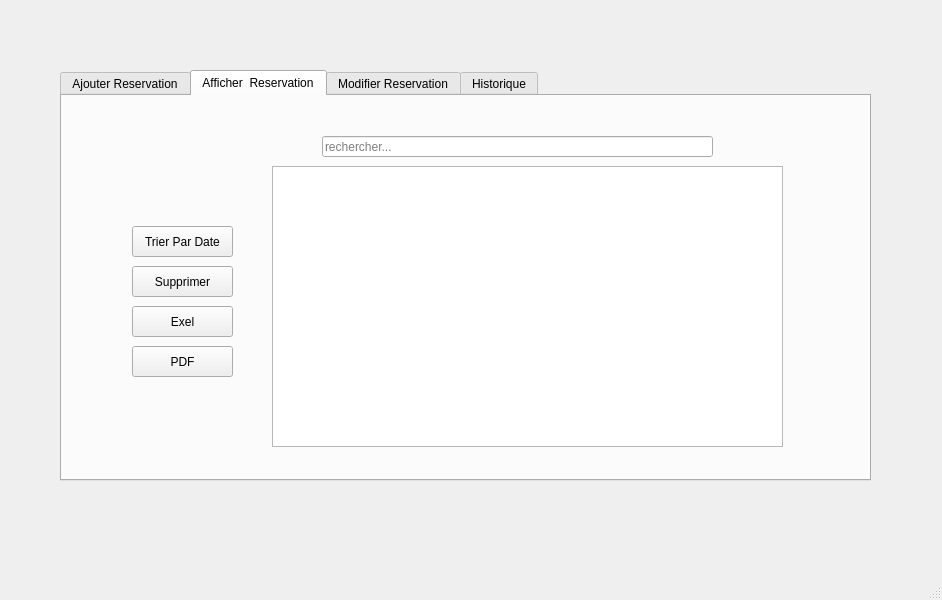
<?xml version="1.0" encoding="UTF-8"?>
<ui version="4.0">
 <class>MainWindow</class>
 <widget class="QMainWindow" name="MainWindow">
  <property name="geometry">
   <rect>
    <x>0</x>
    <y>0</y>
    <width>942</width>
    <height>600</height>
   </rect>
  </property>
  <property name="windowTitle">
   <string>MainWindow</string>
  </property>
  <widget class="QWidget" name="centralwidget">
   <widget class="QTabWidget" name="tabWidget_2">
    <property name="geometry">
     <rect>
      <x>60</x>
      <y>70</y>
      <width>811</width>
      <height>411</height>
     </rect>
    </property>
    <property name="styleSheet">
     <string notr="true"/>
    </property>
    <property name="currentIndex">
     <number>1</number>
    </property>
    <widget class="QWidget" name="tab_5">
     <attribute name="title">
      <string>Ajouter Reservation</string>
     </attribute>
     <widget class="QGroupBox" name="groupBox_3">
      <property name="geometry">
       <rect>
        <x>90</x>
        <y>40</y>
        <width>541</width>
        <height>261</height>
       </rect>
      </property>
      <property name="styleSheet">
       <string notr="true"/>
      </property>
      <property name="title">
       <string>Formulaire d'Ajout </string>
      </property>
      <widget class="QLineEdit" name="le_code">
       <property name="geometry">
        <rect>
         <x>130</x>
         <y>40</y>
         <width>151</width>
         <height>21</height>
        </rect>
       </property>
       <property name="styleSheet">
        <string notr="true"/>
       </property>
      </widget>
      <widget class="QLineEdit" name="le_cin">
       <property name="geometry">
        <rect>
         <x>130</x>
         <y>80</y>
         <width>151</width>
         <height>20</height>
        </rect>
       </property>
       <property name="styleSheet">
        <string notr="true"/>
       </property>
      </widget>
      <widget class="QPushButton" name="pushButton_4">
       <property name="geometry">
        <rect>
         <x>330</x>
         <y>120</y>
         <width>111</width>
         <height>23</height>
        </rect>
       </property>
       <property name="styleSheet">
        <string notr="true"/>
       </property>
       <property name="text">
        <string>Ajouter</string>
       </property>
      </widget>
      <widget class="QLabel" name="label_25">
       <property name="geometry">
        <rect>
         <x>50</x>
         <y>40</y>
         <width>71</width>
         <height>16</height>
        </rect>
       </property>
       <property name="styleSheet">
        <string notr="true">font: 75 12pt &quot;Segoe UI&quot;;</string>
       </property>
       <property name="text">
        <string>Code_Res</string>
       </property>
      </widget>
      <widget class="QLabel" name="label_26">
       <property name="geometry">
        <rect>
         <x>80</x>
         <y>80</y>
         <width>47</width>
         <height>14</height>
        </rect>
       </property>
       <property name="styleSheet">
        <string notr="true">font: 75 12pt &quot;Segoe UI&quot;;</string>
       </property>
       <property name="text">
        <string>CIN</string>
       </property>
      </widget>
      <widget class="QLabel" name="label_27">
       <property name="geometry">
        <rect>
         <x>46</x>
         <y>120</y>
         <width>71</width>
         <height>20</height>
        </rect>
       </property>
       <property name="styleSheet">
        <string notr="true">font: 75 12pt &quot;Segoe UI&quot;;</string>
       </property>
       <property name="text">
        <string>Date Res</string>
       </property>
      </widget>
      <widget class="QLabel" name="label_28">
       <property name="geometry">
        <rect>
         <x>50</x>
         <y>200</y>
         <width>61</width>
         <height>16</height>
        </rect>
       </property>
       <property name="styleSheet">
        <string notr="true">font: 75 12pt &quot;Segoe UI&quot;;</string>
       </property>
       <property name="text">
        <string>Service</string>
       </property>
      </widget>
      <widget class="QLabel" name="label_39">
       <property name="geometry">
        <rect>
         <x>46</x>
         <y>160</y>
         <width>71</width>
         <height>20</height>
        </rect>
       </property>
       <property name="styleSheet">
        <string notr="true">font: 75 12pt &quot;Segoe UI&quot;;</string>
       </property>
       <property name="text">
        <string>Heure Res</string>
       </property>
      </widget>
      <widget class="QLineEdit" name="le_heur">
       <property name="geometry">
        <rect>
         <x>130</x>
         <y>160</y>
         <width>151</width>
         <height>20</height>
        </rect>
       </property>
       <property name="styleSheet">
        <string notr="true"/>
       </property>
      </widget>
      <widget class="QComboBox" name="comboBox">
       <property name="geometry">
        <rect>
         <x>130</x>
         <y>200</y>
         <width>151</width>
         <height>22</height>
        </rect>
       </property>
       <item>
        <property name="text">
         <string>a</string>
        </property>
       </item>
       <item>
        <property name="text">
         <string>b</string>
        </property>
       </item>
       <item>
        <property name="text">
         <string>c</string>
        </property>
       </item>
       <item>
        <property name="text">
         <string>d</string>
        </property>
       </item>
      </widget>
      <widget class="QDateEdit" name="le_date">
       <property name="geometry">
        <rect>
         <x>130</x>
         <y>120</y>
         <width>110</width>
         <height>22</height>
        </rect>
       </property>
      </widget>
     </widget>
    </widget>
    <widget class="QWidget" name="tab_6">
     <attribute name="title">
      <string>Afficher  Reservation</string>
     </attribute>
     <widget class="QTableView" name="tableView_Res">
      <property name="geometry">
       <rect>
        <x>210</x>
        <y>70</y>
        <width>511</width>
        <height>281</height>
       </rect>
      </property>
     </widget>
     <widget class="QPushButton" name="supp">
      <property name="geometry">
       <rect>
        <x>70</x>
        <y>170</y>
        <width>101</width>
        <height>31</height>
       </rect>
      </property>
      <property name="styleSheet">
       <string notr="true"/>
      </property>
      <property name="text">
       <string>Supprimer</string>
      </property>
     </widget>
     <widget class="QPushButton" name="xl">
      <property name="geometry">
       <rect>
        <x>70</x>
        <y>210</y>
        <width>101</width>
        <height>31</height>
       </rect>
      </property>
      <property name="styleSheet">
       <string notr="true"/>
      </property>
      <property name="text">
       <string>Exel</string>
      </property>
     </widget>
     <widget class="QLineEdit" name="search">
      <property name="geometry">
       <rect>
        <x>260</x>
        <y>40</y>
        <width>391</width>
        <height>21</height>
       </rect>
      </property>
      <property name="styleSheet">
       <string notr="true"/>
      </property>
      <property name="placeholderText">
       <string>rechercher...</string>
      </property>
     </widget>
     <widget class="QPushButton" name="tri">
      <property name="geometry">
       <rect>
        <x>70</x>
        <y>130</y>
        <width>101</width>
        <height>31</height>
       </rect>
      </property>
      <property name="text">
       <string>Trier Par Date</string>
      </property>
     </widget>
     <widget class="QPushButton" name="pdf">
      <property name="geometry">
       <rect>
        <x>70</x>
        <y>250</y>
        <width>101</width>
        <height>31</height>
       </rect>
      </property>
      <property name="text">
       <string>PDF</string>
      </property>
     </widget>
    </widget>
    <widget class="QWidget" name="tab_7">
     <attribute name="title">
      <string>Modifier Reservation</string>
     </attribute>
     <widget class="QGroupBox" name="groupBox_4">
      <property name="geometry">
       <rect>
        <x>90</x>
        <y>70</y>
        <width>501</width>
        <height>231</height>
       </rect>
      </property>
      <property name="styleSheet">
       <string notr="true"/>
      </property>
      <property name="title">
       <string>Formulaire modifier</string>
      </property>
      <widget class="QLabel" name="label_13">
       <property name="geometry">
        <rect>
         <x>50</x>
         <y>60</y>
         <width>71</width>
         <height>16</height>
        </rect>
       </property>
       <property name="styleSheet">
        <string notr="true">font: 75 12pt &quot;Segoe UI&quot;;</string>
       </property>
       <property name="text">
        <string>Code_Res</string>
       </property>
      </widget>
      <widget class="QPushButton" name="pushmod_2">
       <property name="geometry">
        <rect>
         <x>320</x>
         <y>50</y>
         <width>101</width>
         <height>31</height>
        </rect>
       </property>
       <property name="styleSheet">
        <string notr="true"/>
       </property>
       <property name="text">
        <string>Modifier</string>
       </property>
      </widget>
      <widget class="QLineEdit" name="le_code_2">
       <property name="geometry">
        <rect>
         <x>130</x>
         <y>60</y>
         <width>151</width>
         <height>21</height>
        </rect>
       </property>
       <property name="styleSheet">
        <string notr="true"/>
       </property>
      </widget>
      <widget class="QLineEdit" name="le_heur_2">
       <property name="geometry">
        <rect>
         <x>130</x>
         <y>140</y>
         <width>151</width>
         <height>20</height>
        </rect>
       </property>
       <property name="styleSheet">
        <string notr="true"/>
       </property>
      </widget>
      <widget class="QLabel" name="label_29">
       <property name="geometry">
        <rect>
         <x>54</x>
         <y>180</y>
         <width>61</width>
         <height>16</height>
        </rect>
       </property>
       <property name="styleSheet">
        <string notr="true">font: 75 12pt &quot;Segoe UI&quot;;</string>
       </property>
       <property name="text">
        <string>Service</string>
       </property>
      </widget>
      <widget class="QLabel" name="label_30">
       <property name="geometry">
        <rect>
         <x>50</x>
         <y>100</y>
         <width>71</width>
         <height>20</height>
        </rect>
       </property>
       <property name="styleSheet">
        <string notr="true">font: 75 12pt &quot;Segoe UI&quot;;</string>
       </property>
       <property name="text">
        <string>Date Res</string>
       </property>
      </widget>
      <widget class="QLabel" name="label_40">
       <property name="geometry">
        <rect>
         <x>50</x>
         <y>140</y>
         <width>71</width>
         <height>20</height>
        </rect>
       </property>
       <property name="styleSheet">
        <string notr="true">font: 75 12pt &quot;Segoe UI&quot;;</string>
       </property>
       <property name="text">
        <string>Heure Res</string>
       </property>
      </widget>
      <widget class="QComboBox" name="comboBox_2">
       <property name="geometry">
        <rect>
         <x>130</x>
         <y>180</y>
         <width>151</width>
         <height>22</height>
        </rect>
       </property>
       <item>
        <property name="text">
         <string>a</string>
        </property>
       </item>
       <item>
        <property name="text">
         <string>b</string>
        </property>
       </item>
       <item>
        <property name="text">
         <string>c</string>
        </property>
       </item>
       <item>
        <property name="text">
         <string>d</string>
        </property>
       </item>
      </widget>
      <widget class="QDateEdit" name="date_2">
       <property name="geometry">
        <rect>
         <x>140</x>
         <y>100</y>
         <width>110</width>
         <height>22</height>
        </rect>
       </property>
      </widget>
     </widget>
    </widget>
    <widget class="QWidget" name="tab">
     <attribute name="title">
      <string>Historique</string>
     </attribute>
     <widget class="QTextBrowser" name="Histo">
      <property name="geometry">
       <rect>
        <x>30</x>
        <y>20</y>
        <width>721</width>
        <height>341</height>
       </rect>
      </property>
     </widget>
    </widget>
   </widget>
  </widget>
  <widget class="QMenuBar" name="menubar">
   <property name="geometry">
    <rect>
     <x>0</x>
     <y>0</y>
     <width>942</width>
     <height>26</height>
    </rect>
   </property>
  </widget>
  <widget class="QStatusBar" name="statusbar"/>
 </widget>
 <resources/>
 <connections/>
</ui>
